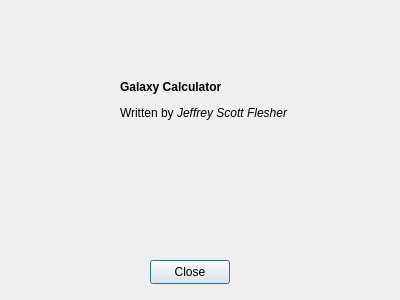
<?xml version="1.0" encoding="UTF-8"?>
<ui version="4.0">
 <class>AboutDialog</class>
 <widget class="QDialog" name="AboutDialog">
  <property name="geometry">
   <rect>
    <x>0</x>
    <y>0</y>
    <width>400</width>
    <height>300</height>
   </rect>
  </property>
  <property name="windowTitle">
   <string>Dialog</string>
  </property>
  <widget class="QLabel" name="labelAbout">
   <property name="geometry">
    <rect>
     <x>120</x>
     <y>20</y>
     <width>201</width>
     <height>161</height>
    </rect>
   </property>
   <property name="text">
    <string>&lt;html&gt;&lt;head/&gt;&lt;body&gt;&lt;p&gt;&lt;span style=&quot; font-weight:600;&quot;&gt;Galaxy Calculator&lt;/span&gt;&lt;/p&gt;&lt;p&gt;Written by &lt;span style=&quot; font-style:italic;&quot;&gt;Jeffrey Scott Flesher&lt;/span&gt;&lt;/p&gt;&lt;/body&gt;&lt;/html&gt;</string>
   </property>
  </widget>
  <widget class="QPushButton" name="buttonBoxOk">
   <property name="geometry">
    <rect>
     <x>150</x>
     <y>260</y>
     <width>80</width>
     <height>24</height>
    </rect>
   </property>
   <property name="text">
    <string>Close</string>
   </property>
  </widget>
 </widget>
 <resources/>
 <connections/>
</ui>
